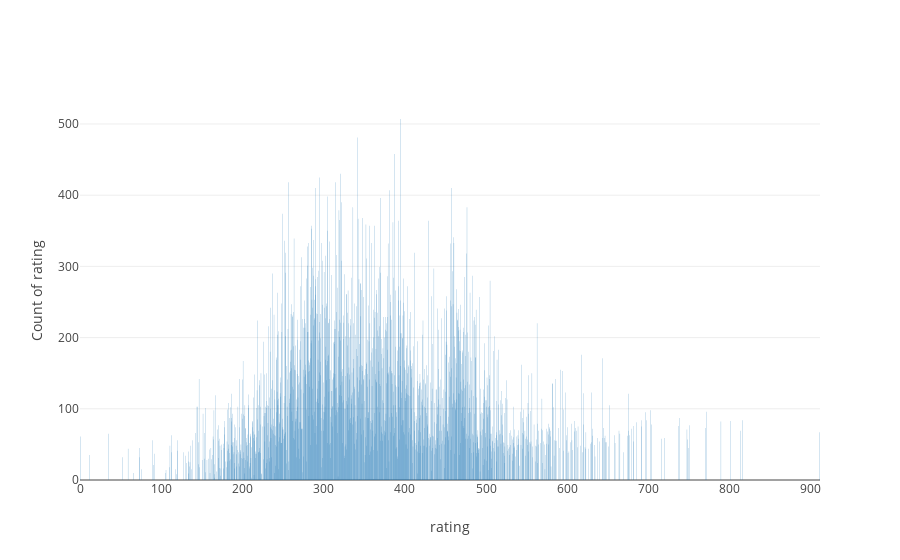

The code cell stored with this chart in its notebook:
### Code cell
temp = dataset['rating'].value_counts().sort_values(ascending=False)

trace = go.Bar(
    x = temp.index,
    y = (temp)
)
data = [trace]
layout = go.Layout(
    title = "",
    xaxis=dict(
        title='rating'
    ),
    yaxis=dict(
        title='Count of rating'
        )
)

fig = go.Figure(data=data, layout=layout)
py.iplot(fig)

### Figure 1 — Plotly figure (JSON) as saved in the notebook; plotly's stock layout.template omitted (floating-point values rounded to 4 significant figures; data arrays with more than 128 entries replaced by an {"elided": "..."} marker saying what was removed)
{"data": [{"type": "bar", "uid": "6685b8f0-6518-4bc0-9cb2-83085e3de4a7", "x": {"elided": "1306 float values"}, "y": {"elided": "1306 int values"}}], "layout": {"title": {"text": ""}, "xaxis": {"title": {"text": "rating"}}, "yaxis": {"title": {"text": "Count of rating"}}}}
